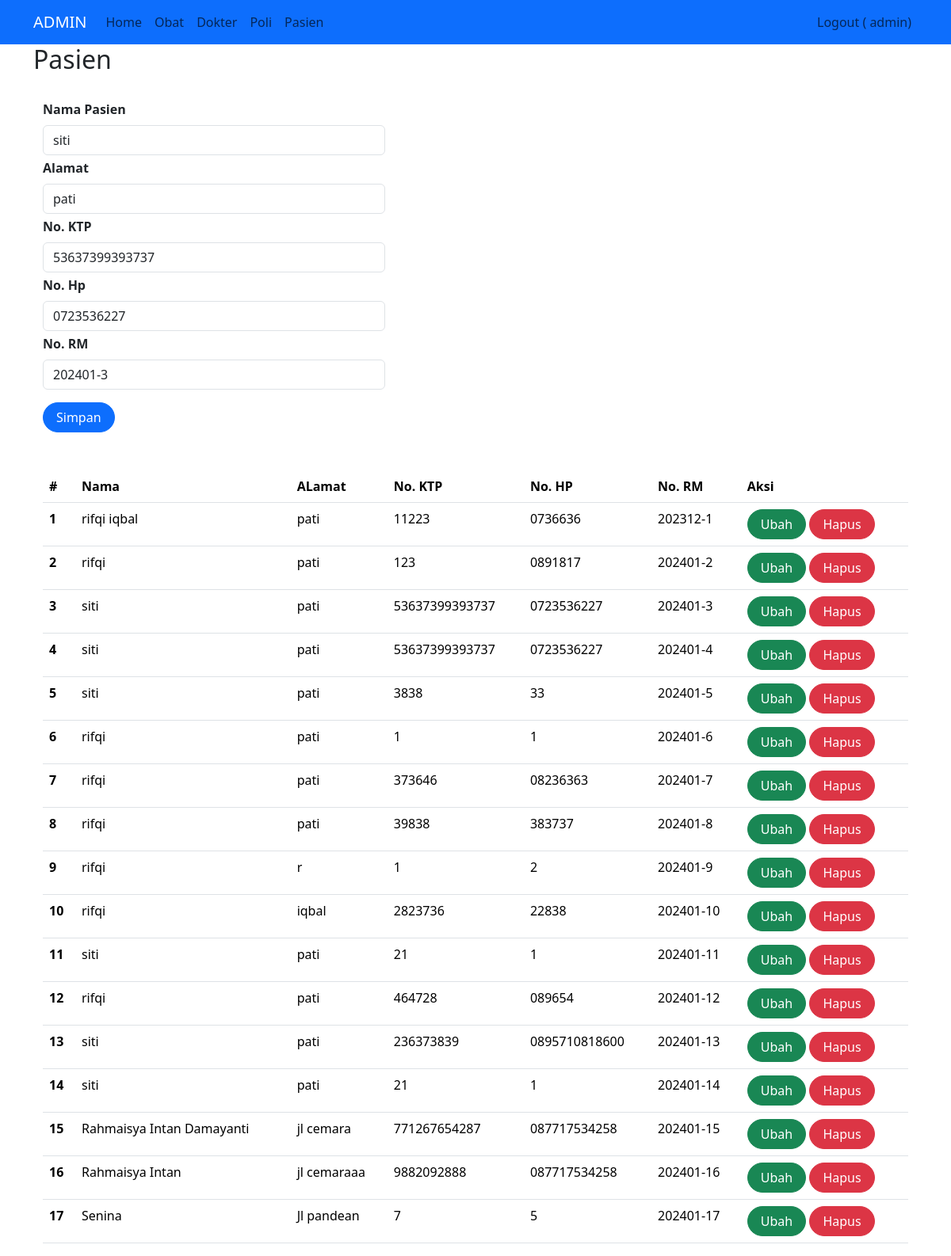
/index2.php?page=pasien&id=4 (signed in), run on the app's committed database.
### tables this page shows
CREATE TABLE `pasien` (
  `id` int(11) NOT NULL,
  `nama` varchar(255) NOT NULL,
  `alamat` varchar(255) NOT NULL,
  `no_ktp` varchar(255) NOT NULL,
  `no_hp` varchar(50) NOT NULL,
  `no_rm` varchar(25) NOT NULL
);

### pasien.php (the view, shortened to what this page needs)
<h2>Pasien</h2>
<br>
<div class="container">
    <form class="form row" style="width: 30rem;" method="POST" action="" name="myForm" onsubmit="return(validate());">
        <?php
        $nama = '';
        $alamat = '';
        $no_ktp = '';
        $no_hp = '';
        $no_rm = '';
        if (isset($_GET['id'])) {
            $ambil = mysqli_query($mysqli, "SELECT * FROM pasien
                    WHERE id='" . $_GET['id'] . "'");
            while ($row = mysqli_fetch_array($ambil)) {
                $nama = $row['nama'];
                $alamat = $row['alamat'];
                $no_ktp = $row['no_ktp'];
                $no_hp = $row['no_hp'];
                $no_rm = $row['no_rm'];
            }
        ?>
        <?php
        }
        ?>
        <div class="row">
            <label for="inputNama" class="form-label fw-bold">
                Nama Pasien
            </label>
            <div>
                <input type="text" class="form-control" name="nama" id="inputNama" placeholder="Nama Pasien" value="<?php echo $nama ?>">
            </div>
        </div>
        <div class="row mt-1">
            <label for="inputAlamat" class="form-label fw-bold">
                Alamat
            </label>
            <div>
                <input type="text" class="form-control" name="alamat" id="inputAlamat" placeholder="Alamat" value="<?php echo $alamat ?>">
            </div>
        </div>
        <div class="row mt-1">
            <label for="inputHarga" class="form-label fw-bold">
                No. KTP
            </label>
            <div>
                <input type="text" class="form-control" name="no_ktp" id="inputKTP" placeholder="No. KTP" value="<?php echo $no_ktp ?>">
            </div>
        </div>
        <div class="row mt-1">
            <label for="inputHarga" class="form-label fw-bold">
                No. Hp
            </label>
            <div>
                <input type="text" class="form-control" name="no_hp" id="inputHp" placeholder="No. Hp" value="<?php echo $no_hp ?>">
            </div>
        </div>
        <div class="row mt-1">
            <label for="inputHarga" class="form-label fw-bold">
                No. RM
            </label>
            <div>
                <input type="text" class="form-control" name="no_rm" id="inputRm" placeholder="No. RM" value="<?php echo $no_rm ?>">
            </div>
        </div>
        <div class="row mt-3">
            <div class=col>
                <button type="submit" class="btn btn-primary rounded-pill px-3 mt-auto" name="simpan">Simpan</button>
            </div>
        </div>
    </form>
    <br>
    <br>
    <table class="table table-hover">
        <thead>
            <tr>
                <th scope="col">#</th>
                <th scope="col">Nama</th>
                <th scope="col">ALamat</th>
                <th scope="col">No. KTP</th>
                <th scope="col">No. HP</th>
                <th scope="col">No. RM</th>
                <th scope="col">Aksi</th>
            </tr>
        </thead>
        <tbody>
            <?php
            $result = mysqli_query($mysqli, "SELECT * FROM pasien");
            $no = 1;
            while ($data = mysqli_fetch_array($result)) {
            ?>
                <tr>
                    <th scope="row"><?php echo $no++ ?></th>
                    <td><?php echo $data['nama'] ?></td>
                    <td><?php echo $data['alamat'] ?></td>
                    <td><?php echo $data['no_ktp'] ?></td>
                    <td><?php echo $data['no_hp'] ?></td>
                    <td><?php echo $data['no_rm'] ?></td>
                    <td>
                        <a class="btn btn-success rounded-pill px-3" href="index2.php?page=pasien&id=<?php echo $data['id'] ?>">Ubah</a>
                        <a class="btn btn-danger rounded-pill px-3" href="index2.php?page=pasien&id=<?php echo $data['id'] ?>&aksi=hapus">Hapus</a>
                    </td>
                </tr>
            <?php
            }
            ?>
        </tbody>
    </table>

### css/style.css (style rules this page uses)
div { display: block; }

### data on the page
pasien: nama "siti", alamat "pati", no_ktp "53637399393737", no_hp "0723536227", no_rm "202401-3"
pasien: nama "rifqi iqbal", alamat "pati", no_ktp "11223", no_hp "0736636", no_rm "202312-1"
pasien: nama "rifqi", alamat "pati", no_ktp "123", no_hp "0891817", no_rm "202401-2"
pasien: nama "siti", alamat "pati", no_ktp "53637399393737", no_hp "0723536227", no_rm "202401-4"
pasien: nama "siti", alamat "pati", no_ktp "3838", no_hp "33", no_rm "202401-5"
pasien: nama "rifqi", alamat "pati", no_ktp "1", no_hp "1", no_rm "202401-6"
pasien: nama "rifqi", alamat "pati", no_ktp "373646", no_hp "08236363", no_rm "202401-7"
pasien: nama "rifqi", alamat "pati", no_ktp "39838", no_hp "383737", no_rm "202401-8"
pasien: nama "rifqi", alamat "r", no_ktp "1", no_hp "2", no_rm "202401-9"
pasien: nama "rifqi", alamat "iqbal", no_ktp "2823736", no_hp "22838", no_rm "202401-10"
pasien: nama "siti", alamat "pati", no_ktp "21", no_hp "1", no_rm "202401-11"
pasien: nama "rifqi", alamat "pati", no_ktp "464728", no_hp "089654", no_rm "202401-12"
pasien: nama "siti", alamat "pati", no_ktp "236373839", no_hp "0895710818600", no_rm "202401-13"
pasien: nama "siti", alamat "pati", no_ktp "21", no_hp "1", no_rm "202401-14"
pasien: nama "Rahmaisya Intan Damayanti", alamat "jl cemara", no_ktp "771267654287", no_hp "087717534258", no_rm "202401-15"
pasien: nama "Rahmaisya Intan", alamat "jl cemaraaa", no_ktp "9882092888", no_hp "087717534258", no_rm "202401-16"
pasien: nama "Senina", alamat "Jl pandean", no_ktp "7", no_hp "5", no_rm "202401-17"

### other printed values
$_SESSION['username'] "admin"
